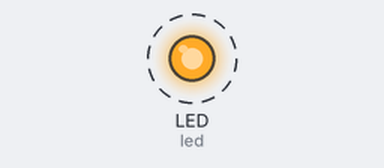
Simulated run of this program. Board: CircuitPython board. On the bench: output pins drawn as LEDs (lit = HIGH). Dashed ring = blinking.

Above: at 0.5 s.
Timing chart, 0 to 4.6 s (numbered marks = the images above):
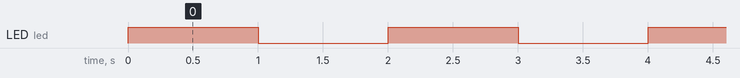

The program:

LED_blink.py
```python
# type: ignore
import time
import board
import digitalio

led = digitalio.DigitalInOut(board.LED) #Sets LED pin
led.direction = digitalio.Direction.OUTPUT

while True:
    led.value = True    #LED on
    time.sleep(1)       #Time delay for LED
    led.value = False   #LED off
    time.sleep(1)
```

Measured:
- by itself, LED (led): alternates HIGH for 1.0 s and LOW for 1.0 s
